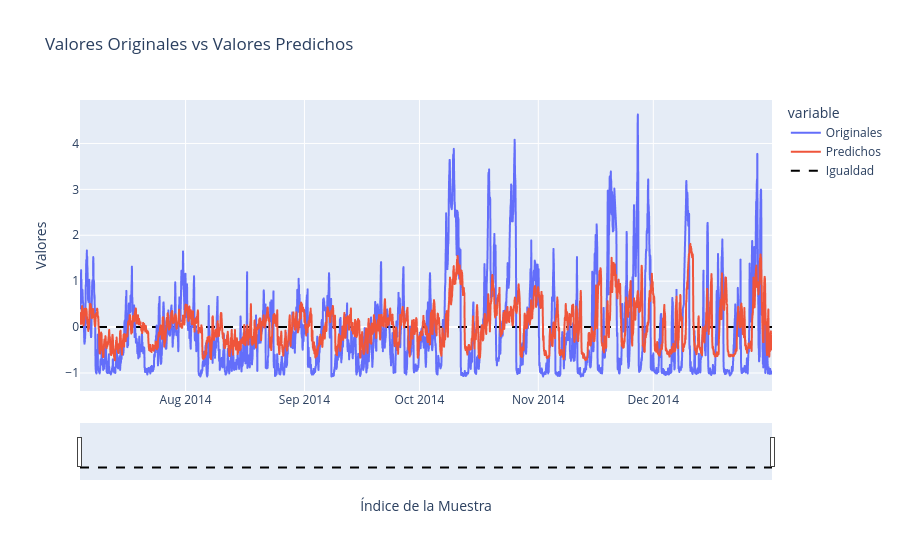

Write notebook code for a chart like this one.
### Code cell
# Crea un DataFrame con los datos originales y los predichos
df = pd.DataFrame({'Originales': valY.flatten(), 'Predichos': prediccionGRU.flatten()})
df.index = val_date

fecha_inicio = df.index[0]
fecha_fin = df.index[-1]


fig = px.line(df, title='Valores Originales vs Valores Predichos')
fig.update_xaxes(rangeslider_visible=True, title='Índice de la Muestra', range=[fecha_inicio, fecha_fin])
fig.update_yaxes(title='Valores')


fig.add_trace(go.Scatter(x=df.index, y=[0] * len(df), mode='lines', name='Igualdad', line=dict(color='black', dash='dash')))
dfGRU= df
fig.show()

### Figure 1 — Plotly figure (JSON) as saved in the notebook; plotly's stock layout.template omitted (floating-point values rounded to 4 significant figures; data arrays with more than 128 entries replaced by an {"elided": "..."} marker saying what was removed)
{"data": [{"hovertemplate": "variable=Originales<br>index=%{x}<br>value=%{y}<extra></extra>", "legendgroup": "Originales", "line": {"color": "#636efa", "dash": "solid"}, "marker": {"symbol": "circle"}, "mode": "lines", "name": "Originales", "showlegend": true, "type": "scattergl", "x": {"elided": "4333 str values"}, "xaxis": "x", "y": {"elided": "4333 float values"}, "yaxis": "y"}, {"hovertemplate": "variable=Predichos<br>index=%{x}<br>value=%{y}<extra></extra>", "legendgroup": "Predichos", "line": {"color": "#EF553B", "dash": "solid"}, "marker": {"symbol": "circle"}, "mode": "lines", "name": "Predichos", "showlegend": true, "type": "scattergl", "x": {"elided": "4333 str values"}, "xaxis": "x", "y": {"elided": "4333 float values"}, "yaxis": "y"}, {"line": {"color": "black", "dash": "dash"}, "mode": "lines", "name": "Igualdad", "type": "scatter", "x": {"elided": "4333 str values"}, "y": {"elided": "4333 int values"}}], "layout": {"legend": {"title": {"text": "variable"}, "tracegroupgap": 0}, "title": {"text": "Valores Originales vs Valores Predichos"}, "xaxis": {"anchor": "y", "domain": [0, 1], "range": ["2014-07-04T11:00:00", "2014-12-31T23:00:00"], "rangeslider": {"visible": true}, "title": {"text": "Índice de la Muestra"}}, "yaxis": {"anchor": "x", "domain": [0, 1], "title": {"text": "Valores"}}}}
